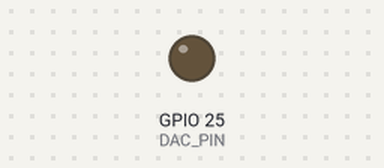
The sketch below on a simulated ESP32. Shown: output pins drawn as LEDs (lit = HIGH).

Above: at 0.05 s.
At 2.5 s:
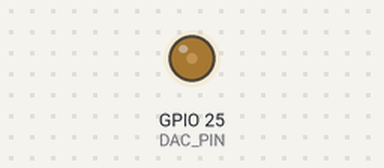
At 5.0 s:
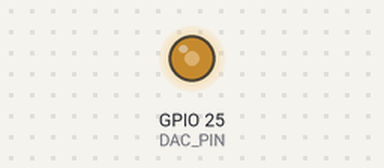
At 10.0 s:
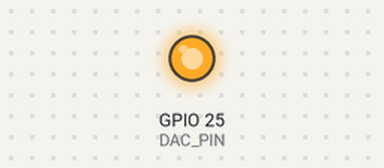
Timing chart, 0 to 13.0 s (numbered marks = the images above):
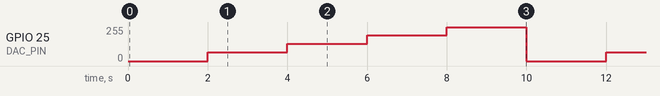

The sketch:

DAC.ino
```cpp
#define DAC_PIN 25

void setup() {
}

void loop() {
  dacWrite(DAC_PIN, 0);
  delay(2000);

  dacWrite(DAC_PIN, 64);
  delay(2000);

  dacWrite(DAC_PIN, 128);
  delay(2000);

  dacWrite(DAC_PIN, 192);
  delay(2000);

  dacWrite(DAC_PIN, 255);
  delay(2000);
}
```

Measured:
- by itself, GPIO 25 (DAC_PIN): repeats every 10.0 s: 128/255 2.0 s, 192/255 2.0 s, 255/255 2.0 s, 0/255 2.0 s, 64/255 2.0 s
